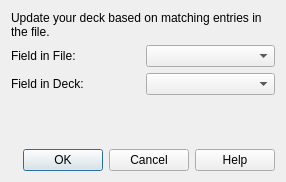
<?xml version="1.0" encoding="UTF-8"?>
<ui version="4.0">
 <class>Dialog</class>
 <widget class="QDialog" name="Dialog">
  <property name="geometry">
   <rect>
    <x>0</x>
    <y>0</y>
    <width>286</width>
    <height>182</height>
   </rect>
  </property>
  <property name="windowTitle">
   <string>Update Facts</string>
  </property>
  <layout class="QVBoxLayout" name="verticalLayout">
   <item>
    <widget class="QLabel" name="label_3">
     <property name="text">
      <string>Update your deck based on matching entries in the file.</string>
     </property>
     <property name="wordWrap">
      <bool>true</bool>
     </property>
    </widget>
   </item>
   <item>
    <layout class="QGridLayout" name="gridLayout">
     <item row="0" column="0">
      <widget class="QLabel" name="label">
       <property name="text">
        <string>Field in File:</string>
       </property>
      </widget>
     </item>
     <item row="1" column="0">
      <widget class="QLabel" name="label_2">
       <property name="text">
        <string>Field in Deck:</string>
       </property>
      </widget>
     </item>
     <item row="1" column="1">
      <widget class="QComboBox" name="colField"/>
     </item>
     <item row="0" column="1">
      <widget class="QComboBox" name="fileField"/>
     </item>
    </layout>
   </item>
   <item>
    <spacer name="verticalSpacer">
     <property name="orientation">
      <enum>Qt::Vertical</enum>
     </property>
     <property name="sizeHint" stdset="0">
      <size>
       <width>20</width>
       <height>40</height>
      </size>
     </property>
    </spacer>
   </item>
   <item>
    <widget class="QDialogButtonBox" name="buttonBox">
     <property name="orientation">
      <enum>Qt::Horizontal</enum>
     </property>
     <property name="standardButtons">
      <set>QDialogButtonBox::Cancel|QDialogButtonBox::Help|QDialogButtonBox::Ok</set>
     </property>
    </widget>
   </item>
  </layout>
 </widget>
 <tabstops>
  <tabstop>fileField</tabstop>
  <tabstop>colField</tabstop>
  <tabstop>buttonBox</tabstop>
 </tabstops>
 <resources/>
 <connections>
  <connection>
   <sender>buttonBox</sender>
   <signal>accepted()</signal>
   <receiver>Dialog</receiver>
   <slot>accept()</slot>
   <hints>
    <hint type="sourcelabel">
     <x>248</x>
     <y>254</y>
    </hint>
    <hint type="destinationlabel">
     <x>157</x>
     <y>274</y>
    </hint>
   </hints>
  </connection>
  <connection>
   <sender>buttonBox</sender>
   <signal>rejected()</signal>
   <receiver>Dialog</receiver>
   <slot>reject()</slot>
   <hints>
    <hint type="sourcelabel">
     <x>316</x>
     <y>260</y>
    </hint>
    <hint type="destinationlabel">
     <x>286</x>
     <y>274</y>
    </hint>
   </hints>
  </connection>
 </connections>
</ui>
